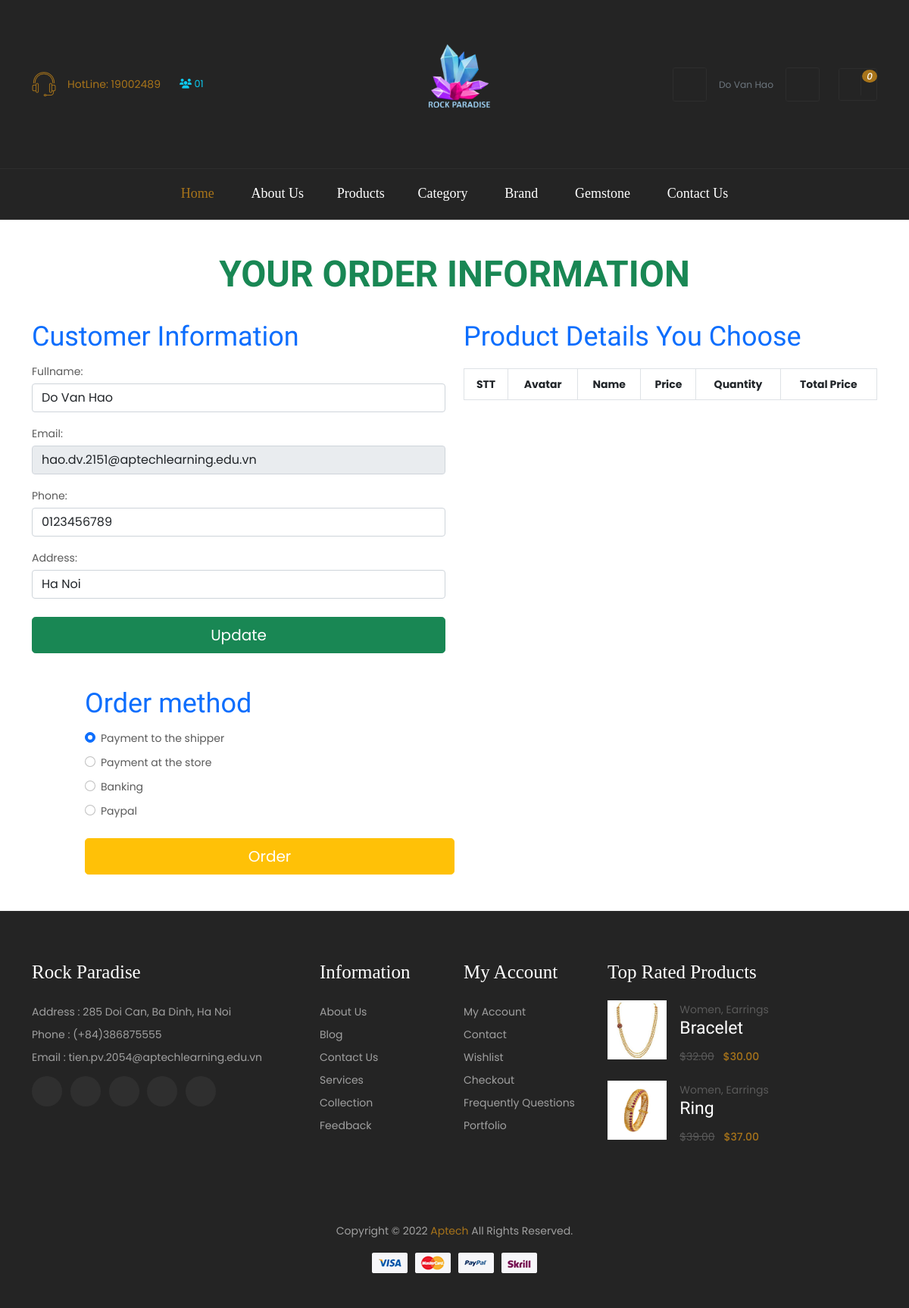
Screenshot of /SourceCode/Jewellery/Checkout.php (signed in) with the database file from the repository.
### tables this page shows
CREATE TABLE `account` (
  `id` int(11) NOT NULL,
  `role` varchar(30) NOT NULL,
  `fullname` varchar(50) NOT NULL,
  `email` varchar(100) NOT NULL,
  `password` varchar(50) NOT NULL,
  `phone` varchar(11) NOT NULL,
  `address` varchar(200) NOT NULL,
  `created_at` timestamp NOT NULL DEFAULT CURRENT_TIMESTAMP,
  `code` int(11) NOT NULL DEFAULT '0',
  `status` varchar(20) NOT NULL DEFAULT 'verified'
);

CREATE TABLE `order_method` (
  `id` int(11) NOT NULL,
  `orderName` varchar(50) NOT NULL
);

### SourceCode/Jewellery/Checkout.php (the view, shortened to what this page needs)
<?php
include "connect.php";
$sql = "SELECT * FROM account WHERE role = 'user' AND email='" . $_SESSION['user'] . "'";
$result = $conn->query($sql);
if ($result->num_rows > 0) {
    $user = $result->fetch_array();
} else {
    echo 'Error: ' . $conn->error;
}
$sql = "SELECT * FROM order_method";
$result = $conn->query($sql);
if ($result->num_rows > 0) {
    $orderMethod = $result->fetch_all(MYSQLI_ASSOC);
} else {
    echo 'Error:' . $conn->error;
}
?>
<!DOCTYPE html>
<html lang="en">
<head>
    <link rel="stylesheet" href="https://cdnjs.cloudflare.com/ajax/libs/font-awesome/6.2.0/css/all.min.css" />
    <link rel="stylesheet" href="https://stackpath.bootstrapcdn.com/bootstrap/5.0.0-alpha2/css/bootstrap.min.css" />
    <link rel="stylesheet" href="http://code.ionicframework.com/ionicons/2.0.1/css/ionicons.min.css" />
    <link rel="stylesheet" href="https://cdnjs.cloudflare.com/ajax/libs/OwlCarousel2/2.3.4/assets/owl.carousel.min.css" />
    <link rel="stylesheet" href="https://cdnjs.cloudflare.com/ajax/libs/animate.css/4.1.1/animate.min.css" />
    <link rel="stylesheet" href="https://cdnjs.cloudflare.com/ajax/libs/slick-carousel/1.8.1/slick.min.css" />
    <link rel="stylesheet" href="./public/css/header.css?v=1">
    <link rel="stylesheet" href="./public/css/footer.css?v=2" />
</head>
<body>
    <?php include "header.php"; ?>
    <section>
        <div class="container my-5">
            <h1 class="section-title d-flex justify-content-center align-items-center text-success mb-4">YOUR ORDER INFORMATION</h1>
            <form action="" method="post">
                <div class="row">
                    <div class="col-md-6 pr-4">
                        <h2 class="cus-info text-primary my-3">Customer Information</h2>
                        <div class="form-group">
                            <label>Fullname: </label>
                            <input type="text" class="form-control mb-3 mt-1" name="fullname" value="<?= $user['fullname'] ?>" required>
                        </div>
                        <div class="form-group">
                            <label>Email: </label>
                            <input type="email" class="form-control mb-3 mt-1" name="email" value="<?= $user['email'] ?>" readonly required>
                        </div>
                        <div class="form-group">
                            <label>Phone: </label>
                            <input type="tel" class="form-control mb-3 mt-1" name="phone" value="<?= $user['phone'] ?>" required>
                        </div>
                        <div class="form-group">
                            <label>Address: </label>
                            <input type="text" class="form-control mb-4 mt-1" name="address" value="<?= $user['address'] ?>" required>
                        </div>
                        <div class="form-group">
                            <input type="submit" value="Update" name="update" class="btn btn-success btn-lg w-100 text-white">
                        </div>
                    </div>
                    <div class="col-md-6 pl-4">
                        <h2 class="product-info text-primary mt-3 mb-4"> Product Details You Choose</h2>
                        <table class="table table-bordered table-responsive">
                            <thead>
                                <tr class="text-center">
                                    <th>STT</th>
                                    <th>Avatar</th>
                                    <th>Name</th>
                                    <th>Price</th>
                                    <th>Quantity</th>
                                    <th>Total Price</th>
                                </tr>
                            </thead>
                        </table>
                    </div>
                </div>
            </form>
        </div>
        <div class="col-md-6 mb-5 pr-4" style="padding-left:7rem;">
            <h2 class="text-primary mb-3">Order method</h2>
            <form action="" method="post">
                <?php foreach ($orderMethod as $orderMethod) { ?>
                    <div class="form-check mb-2">
                        <input type="radio" required name="orderMethod_id" value="<?= $orderMethod['id'] ?>" <?= $orderMethod['id'] != 1 ?: 'checked' ?> class="form-check-input"> <?= $orderMethod['orderName']?>
                    </div>
                <?php }; ?>
                <div class="form-group mt-4">
                    <input type="submit" value="Order" class="btn btn-warning text-white w-100 btn-lg" id="btn-order">
                </div>
            </form>
        </div>
    </section>
    <?php include "footer.php" ?>
</body>
</html>

### SourceCode/Jewellery/header.php (shortened to what this page needs)
<?php
include "connect.php";
$quantity = 0;
if (isset($_SESSION['user'])) {
  $sql = "SELECT * FROM account WHERE role = 'user' AND email = '" . $_SESSION['user'] . "' ";
  $result = $conn->query($sql);
  $user_login = [];
  if ($result->num_rows > 0) {
    $user_login = $result->fetch_all(MYSQLI_ASSOC);
  } else {
    echo "Error: " . $conn->error;
  }
} else {
  $user_login = [];
}
?>
<header class="header_area header_black">
  <div class="header_middel">
    <div class="container">
      <div class="row align-items-center">
        <div class="col-lg-5">
          <div class="home_contact">
            <div class="contact_icone">
              <img src="public/images/icon/icon_phone.png" alt="">
            </div>
            <div class="contact_box">
              <p>
                HotLine:
                <a href="tel: 19002489">19002489</a>
              </p>
            </div>
            <div class="text-info d-none d-sm-block" style="font-size: 0.8rem;">
              <i class="fa-solid fa-users"></i> <span id="website-counter"></span>
            </div>
          </div>
        </div>
        <div class="col-lg-2 col-md-3 col-4 p-0">
          <div class="logo">
            <a href="home.php"><img src="./public/images/logo/logo7.jpg" alt="Logo"></a>
          </div>
        </div>
        <div class="col-lg-5 col-md-7 col-6">
          <div class="middel_right">
            <div class="search_btn">
              <a href="#"><i class="ion-ios-search-strong"></i></a>
            </div>
            <li class="nav-item dropdown d-flex">
              <a class="nav-link" href="#" id="userDropdown" role="button" data-toggle="dropdown">
                <?php
                if (is_array($user_login)) {
                  foreach ($user_login as $key => $value) {
                ?>
                    <span class="ml-2 d-none d-lg-inline small text-secondary"><?php if (!empty($value['fullname'])) echo $value['fullname'] ?></span>
                <?php
                  }
                }
                ?>
              </a>
            </li>
            <div class="wishlist_btn">
              <a href="login.php"><i class="ion-android-person"></i></a>
            </div>
            <div class="cart_link">
              <a href="#">
                <i class="ion-android-cart"><span class="cart_quantity"><?= $quantity ?></span></i>
              </a>
            </div>
          </div>
        </div>
      </div>
    </div>
  </div>
  <div class="header_bottom sticky-header">
    <div class="container">
      <div class="row align-items-center">
        <div class="col-12">
          <div class="main_menu_inner">
            <div class="main_menu">
              <nav>
                <ul>
                  <li class="active">
                    <a href="./home.php">Home <i class="ion-chevron-down"></i></a>
                  </li>
                  <li>
                    <a href="./aboutUs.php">About Us</a>
                  </li>
                  <li>
                    <a href="productPage.php">Products</a>
                  </li>
                  <li>
                    <a href="#">
                      Category <i class="ion-chevron-down"></i>
                    </a>
                  </li>
                  <li>
                    <a href="#">Brand <i class="ion-chevron-down"></i></a>
                  </li>
                  <li>
                    <a href="#"> Gemstone <i class="ion-chevron-down"></i></a>
                  </li>
                  <li>
                    <a href="./contactUs.php">Contact Us</a>
                  </li>
                </ul>
              </nav>
            </div>
          </div>
        </div>
      </div>
    </div>
  </div>
</header>

### SourceCode/Jewellery/public/css/header.css (style rules this page uses)
* { box-sizing: border-box; }
*, *::after, *::before { box-sizing: border-box; }
html, body { height: 100%; }
body { line-height: 24px; font-size: 14px; font-style: normal; font-weight: 400; visibility: visible; font-family: "Poppins", sans-serif; color: #5a5a5a; }
h1, h2, h3, h4, h5, h6 { font-weight: 400; margin-top: 0; font-family: "Baloo 2", cursive; }
h1 { font-size: 48px; line-height: 1; font-weight: 700; }
h2 { font-size: 36px; line-height: 36px; }
p:last-child { margin-bottom: 0; }
a, button { color: inherit; line-height: inherit; text-decoration: none; cursor: pointer; }
a, button, img, input, span { transition: all 0.3s ease 0s; }
button, input[type="submit"] { cursor: pointer; }
img { max-width: 100%; height: auto; }
ul { list-style: outside none none; margin: 0; padding: 0; }
.header_black { background: #242424; }
.header_middel { padding: 1rem 0; border-bottom: 1px solid #ebebeb; }
.header_black .header_middel { border-bottom: 1px solid #2d2d2d; }
.home_contact { display: flex; }
.home_contact .contact_box { margin-right: 25px; }
.header_black .home_contact { align-items: center; }
.header_black .contact_box { margin-left: 15px; }
.header_black .contact_box p { color: #a8741a; font-size: 14px; }
.middel_right { display: flex; justify-content: flex-end; align-items: center; }
.search_btn { position: relative; }
.search_btn a { width: 45px; height: 45px; border-radius: 3px; text-align: center; line-height: 45px; border: 1px solid #2d2d2d; color: #ffffff; font-size: 20px; display: block; }
.header_black .wishlist_btn a { width: 45px; height: 45px; border-radius: 3px; text-align: center; line-height: 45px; font-size: 20px; display: block; border: 1px solid #2d2d2d; color: #ffffff; }
.cart_link { margin-left: 25px; position: relative; }
.cart_link span.cart_quantity { position: absolute; top: -7px; left: 12px; width: 20px; line-height: 17px; text-align: center; background: #a8741a; color: #ffffff; border-radius: 100%; font-size: 12px; display: flex; justify-content: center; align-items: center; }
.cart_link > a { font-size: 14px; font-weight: 500; text-transform: capitalize; color: #212121; border: 1px solid #ebebeb; padding: 11px 10px 13px 18px; line-height: 15px; border-radius: 3px; display: block; }
.cart_link > a i.ion-android-cart { font-size: 19px; margin-right: 10px; border-right: 1px solid #ebebeb; position: relative; top: 3px; padding-right: 10px; }
.header_black .cart_link span.cart_quantity { background: #a8741a; }
.header_black .cart_link > a { color: #ffffff; border: 1px solid #2d2d2d; }
.header_black .cart_link > a i.ion-android-cart { border-right: 1px solid #2d2d2d; }
.header_black .header_bottom { border-bottom: 1px solid #2d2d2d; }
.main_menu_inner { text-align: center; }
.main_menu nav > ul > li { display: inline-block; position: relative; }
.main_menu nav > ul > li > a i { margin-left: 2px; }
.main_menu nav > ul > li.active > a { color: #a8741a; }
.main_menu nav > ul > li:first-child a { padding-left: 0; }
.main_menu nav > ul > li:last-child a { padding-right: 0; }
.header_black .main_menu nav > ul > li.active > a { color: #a8741a; }
.header_black .main_menu nav > ul > li > a { color: #ffffff; font-family: serif; font-weight: 400; text-transform: capitalize; font-size: 18px; }
.ion-chevron-down { font-size: 14px; padding-left: 3px; }
.main_menu nav > ul > li > a { display: block; padding: 19px 20px; color: #212121; font-size: 13px; line-height: 26px; text-transform: uppercase; font-weight: 500; }

### SourceCode/Jewellery/public/css/footer.css (style rules this page uses)
* { box-sizing: border-box; }
*, *::after, *::before { box-sizing: border-box; }
html, body { height: 100%; }
body { line-height: 24px; font-size: 14px; font-style: normal; font-weight: 400; visibility: visible; font-family: "Poppins", sans-serif; color: #5a5a5a; }
h1, h2, h3, h4, h5, h6 { font-weight: 400; margin-top: 0; font-family: "Baloo 2", cursive; }
h1 { font-size: 48px; line-height: 1; font-weight: 700; }
h2 { font-size: 36px; line-height: 36px; }
p:last-child { margin-bottom: 0; }
a, button, img, input, span { transition: all 0.3s ease 0s; }
button, input[type="submit"] { cursor: pointer; }
img { max-width: 100%; height: auto; }
ul { list-style: outside none none; margin: 0; padding: 0; }

### rows the page displays
account: fullname "Do Van Hao", email "hao.dv.2151@aptechlearning.edu.vn", phone "0123456789", address "Ha Noi"
order_method: orderName "Payment to the shipper"
order_method: orderName "Payment at the store"
order_method: orderName "Banking"
order_method: orderName "Paypal"

### other values shown
$quantity "0"
